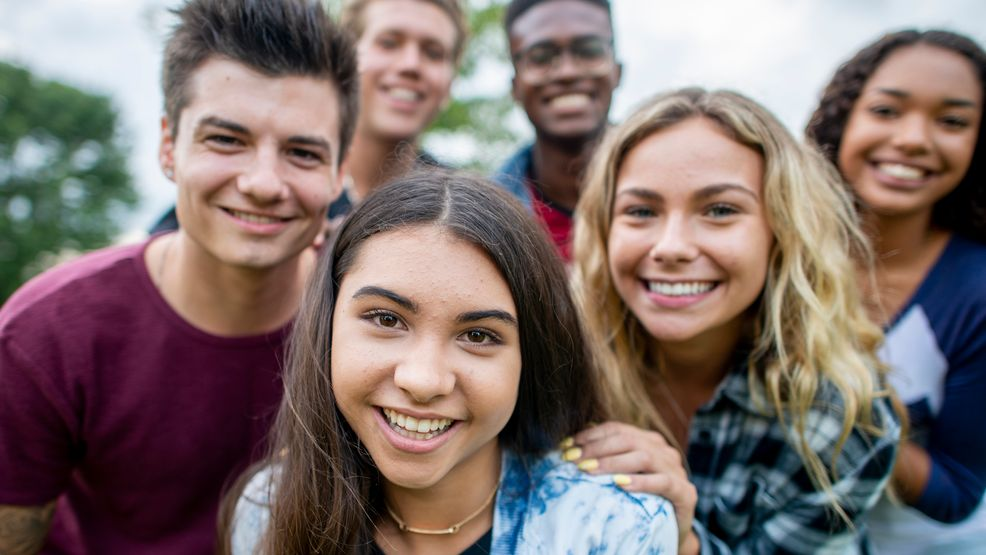
#> input picture testdata/people.jpg, 986 x 555 px
$ jupyter execute 'DayZ_使用OpenCV做人臉辨識_Face_Recognition.ipynb'
#> lines starting #> are read from the running program, lines starting #| are printed output that depends on the picture; after the words box and inside, x2 and y2 are one past the last pixel; in counts of white or black regions, pixels touching at a corner belong together
#> further down, origin_img is the input picture: shape (555, 986, 3); mean B, G, R 108, 111.1, 126.7
# Reference

https://gogoprivateryan.blogspot.com/2015/09/opencv-3-opencv-python-face-recognition.html

https://hardliver.blogspot.com/2017/07/opencv-opencv.html

[cell 1]
import cv2
import numpy as np
import matplotlib.pyplot as plt
import glob
from IPython.display import clear_output

[cell 2]
def show_img(img):
    image_rgb = cv2.cvtColor(img, cv2.COLOR_BGR2RGB)
    plt.imshow(image_rgb)
#> (this line was passed over: IPython is not available in this run)
    plt.show()

[cell 3]
# clone from: https://github.com/opencv/opencv/tree/master/data/haarcascades
haarcascades_path = "./haarcascades/"

[cell 4]
def img_processing(img):
    # do something here
    face_cascade = cv2.CascadeClassifier(haarcascades_path + 'haarcascade_frontalface_default.xml')
    eye_cascade = cv2.CascadeClassifier(haarcascades_path + 'haarcascade_eye.xml')

    gray = cv2.cvtColor(img, cv2.COLOR_BGR2GRAY)
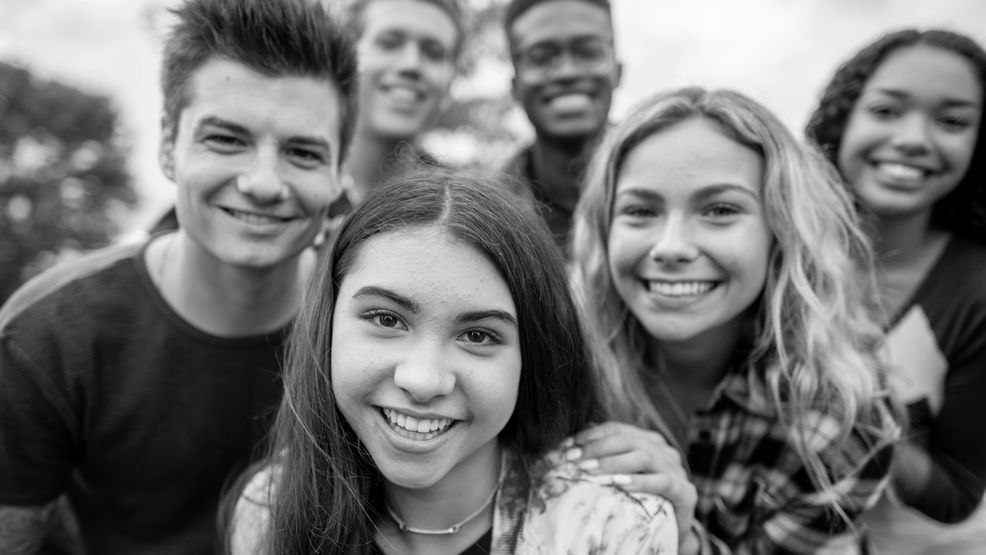
#> gray: shape (555, 986); min 0, max 253, mean 115.4
    faces = face_cascade.detectMultiScale(gray,
                                          scaleFactor=1.2,
                                          minNeighbors=3,)
#> faces = [[352, 5, 111, 111], [503, 2, 124, 124], [836, 58, 145, 145], [572, 129, 207, 207], [154, 61, 218, 218], [307, 233, 244, 244]]
    for (x,y,w,h) in faces:
        roi_gray = gray[y:y+h, x:x+w]
        eyes = eye_cascade.detectMultiScale(roi_gray,
                                            scaleFactor=1.02,
                                            minNeighbors=3,
                                            minSize=(40,40),)
        img = cv2.rectangle(img,(x,y),(x+w,y+h),(255,0,0),2)
        for (ex,ey,ew,eh) in eyes:
            img = cv2.rectangle(img,(x+ex,y+ey),(x+ex+ew,y+ey+eh),(0,255,0),2)
#> this loop made 6 passes
#> (x, y, w, h, eyes) on passes 1 to 6: (352, 5, 111, 111, [[18, 10, 48, 48], [17, 46, 61, 61]]), (503, 2, 124, 124, [[19, 30, 42, 42]]), (836, 58, 145, 145, [[27, 29, 46, 46], [93, 40, 43, 43]]), (572, 129, 207, 207, [[120, 57, 51, 51], [39, 55, 54, 54], [123, 135, 42, 42]]), (154, 61, 218, 218, [[43, 52, 53, 53], [122, 67, 52, 52]]), (307, 233, 244, 244, [[47, 55, 62, 62], [141, 78, 54, 54]])
#> pass 1, in img_processing, `roi_gray = gray[y:y+h, x:x+w]`:
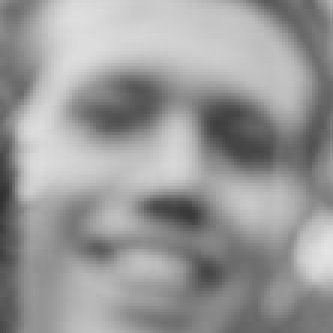
#> roi_gray: shape (111, 111) (shown 3 times larger); min 49, max 228, mean 153.5
#> pass 1, in img_processing, `img = cv2.rectangle(img,(x,y),(x+w,y+h),(255,0,0),2)`:
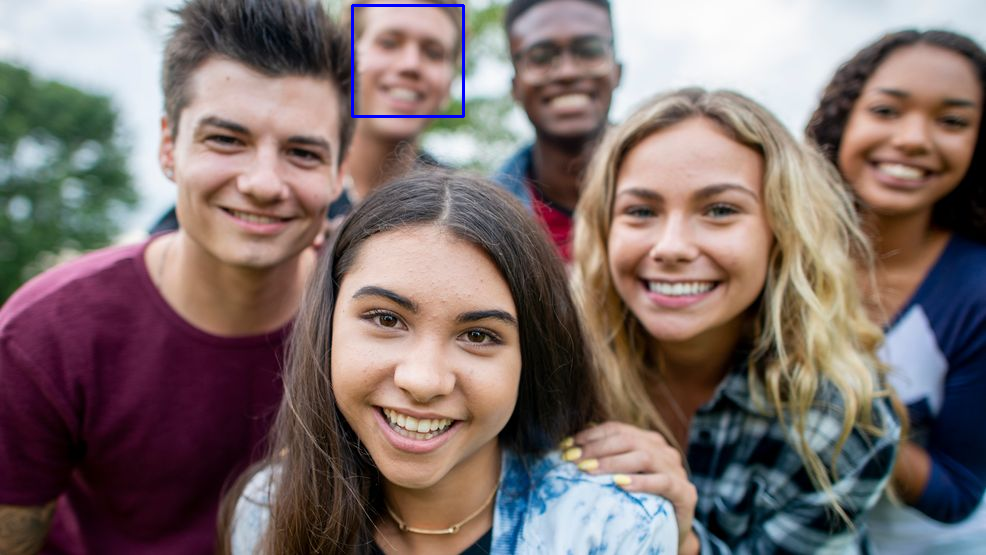
#> img: shape (555, 986, 3); 0.24% of pixels changed, all inside (x1, y1, x2, y2) = (351, 4, 465, 118)
#> pass 2, in img_processing, `roi_gray = gray[y:y+h, x:x+w]`:
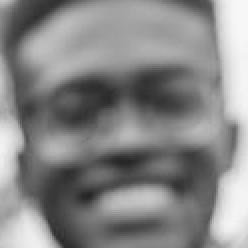
#> roi_gray: shape (124, 124) (shown 2 times larger); min 36, max 248, mean 134.6
#> pass 2, in img_processing, `img = cv2.rectangle(img,(x,y),(x+w,y+h),(255,0,0),2)`:
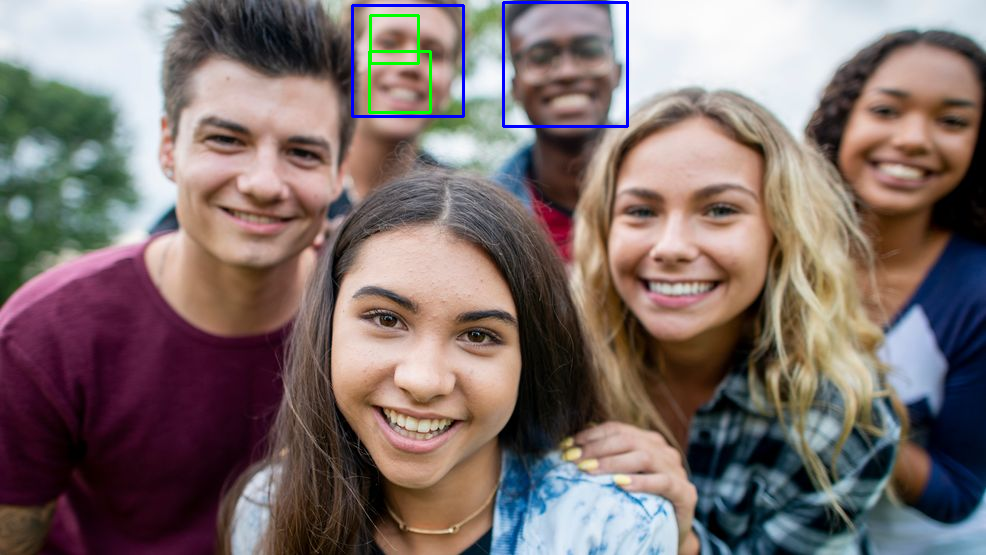
#> img: shape (555, 986, 3); 0.5% of pixels changed, all inside (x1, y1, x2, y2) = (368, 1, 629, 128)
#> after the loop:
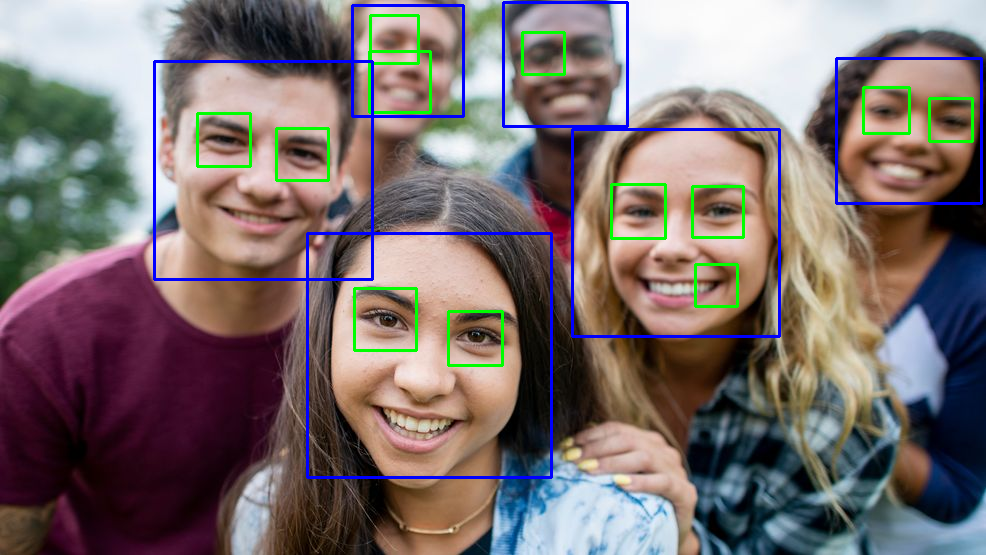
#> img: shape (555, 986, 3); 2.86% of pixels changed, all inside (x1, y1, x2, y2) = (153, 31, 983, 479)
#> after the loop:
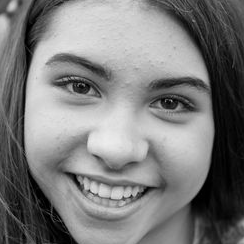
#> roi_gray: shape (244, 244); min 0, max 237, mean 122.9

    return img

[cell 5]
file_name = "./testdata/people.jpg"
origin_img = cv2.imread(file_name)
show_img(origin_img)

result_img = img_processing(origin_img)
show_img(result_img)
